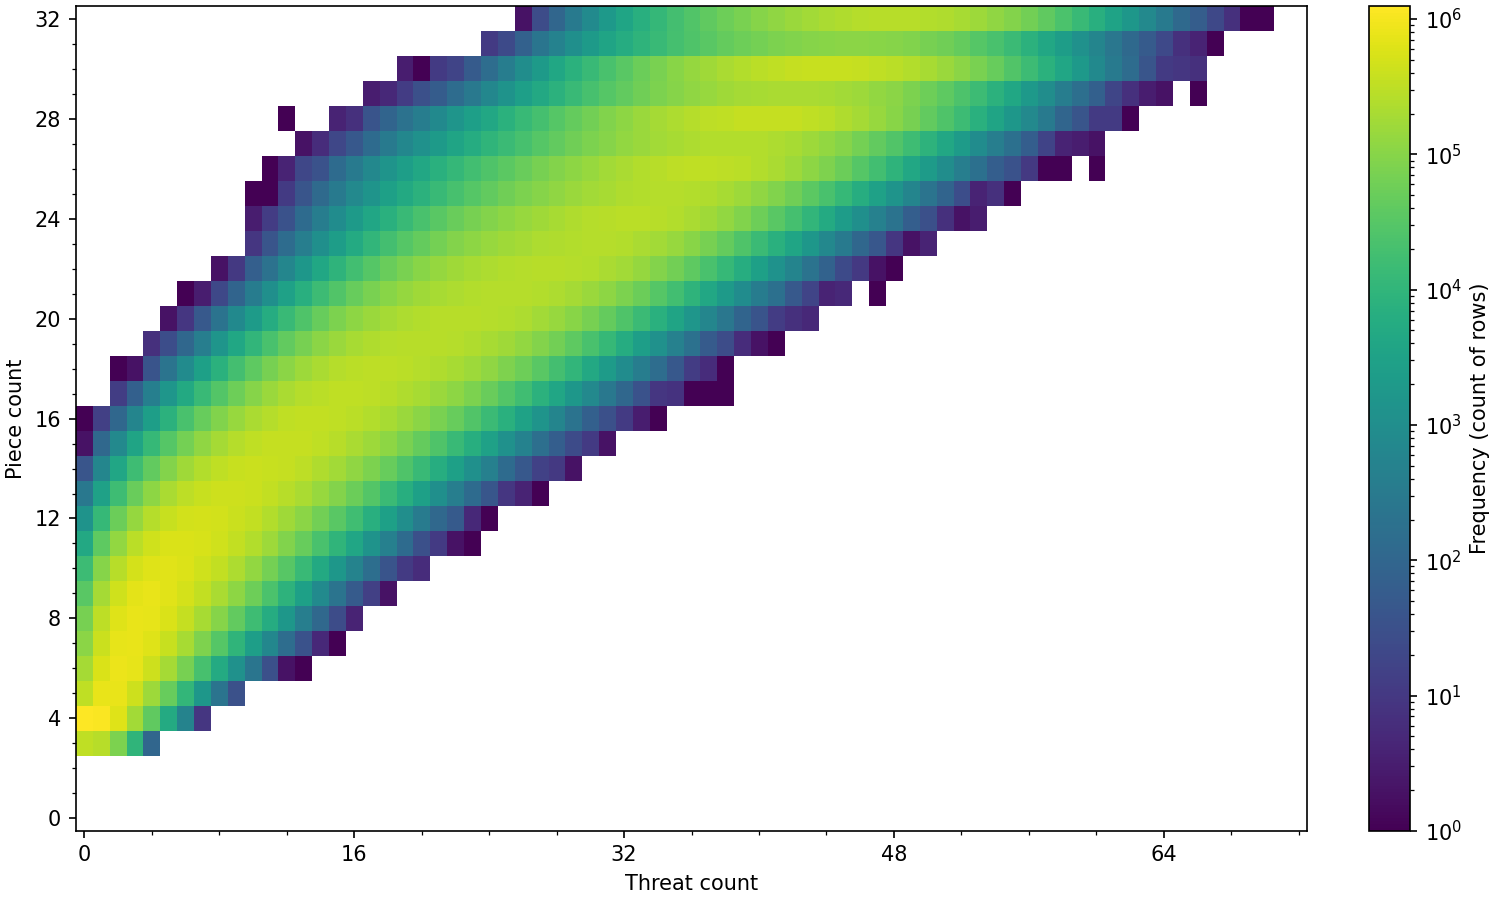

The Python source for this figure:
#!/usr/bin/env python3
"""
heatmap_pc_tc.py — Build a 2D heatmap from CSV rows of: piece_count, threat_count

- X axis: threat count (default range 0..256)
- Y axis: piece count  (default range 0..32)

Usage:
  python heatmap_pc_tc.py data.csv --out heatmap.png
  python heatmap_pc_tc.py data.csv --out heatmap.png --log
  python heatmap_pc_tc.py data.csv --header   # if the first row is a header
  python heatmap_pc_tc.py data.csv --xmin 0 --xmax 256 --ymin 0 --ymax 32

CSV format:
  Each line: <piece_count>,<threat_count>
  By default there is no header. If your file has a header row, pass --header.
"""

import argparse
import csv
import gzip
import io
import sys
from pathlib import Path

import numpy as np
import matplotlib.pyplot as plt
import matplotlib.ticker as mticker
import matplotlib.colors as mcolors


def open_maybe_gzip(path: Path):
    if str(path).endswith(".gz"):
        return io.TextIOWrapper(gzip.open(path, "rb"), encoding="utf-8", newline="")
    return open(path, "r", encoding="utf-8", newline="")


def build_counts_matrix(csv_path: Path, xmin: int, xmax: int, ymin: int, ymax: int,
                        sep: str = ",", has_header: bool = False,
                        clamp: bool = False):
    nx = xmax - xmin + 1
    ny = ymax - ymin + 1
    counts = np.zeros((ny, nx), dtype=np.int64)  # index as [y, x] => [piece, threat]

    with open_maybe_gzip(csv_path) as f:
        reader = csv.reader(f, delimiter=sep)
        if has_header:
            next(reader, None)
        bad_rows = 0
        for row in reader:
            if not row:
                continue
            try:
                pc = int(row[0])
                tc = int(row[1])
            except (ValueError, IndexError):
                bad_rows += 1
                continue

            if ymin <= pc <= ymax and xmin <= tc <= xmax:
                counts[pc - ymin, tc - xmin] += 1
            elif clamp:
                pc_clamped = min(max(pc, ymin), ymax)
                tc_clamped = min(max(tc, xmin), xmax)
                counts[pc_clamped - ymin, tc_clamped - xmin] += 1
            else:
                # skip out-of-range rows
                continue

    if bad_rows:
        print(f"[warn] Skipped {bad_rows} unparsable row(s).", file=sys.stderr)
    return counts


def plot_heatmap(counts: np.ndarray, xmin: int, xmax: int, ymin: int, ymax: int,
                 out_path: Path, title: str, log_scale: bool, dpi: int, grid: bool):
    # Align integer bins so cell centers fall on integer values.
    extent = [xmin - 0.5, xmax + 0.5, ymin - 0.5, ymax + 0.5]

    fig, ax = plt.subplots(figsize=(10, 6), constrained_layout=True)

    if log_scale:
        data = np.ma.masked_less_equal(counts, 0)  # mask zeros for LogNorm
        norm = mcolors.LogNorm(vmin=1, vmax=counts.max() if counts.max() > 0 else 1)
        img = ax.imshow(data, origin="lower", extent=extent, aspect="auto", norm=norm)
    else:
        img = ax.imshow(counts, origin="lower", extent=extent, aspect="auto")

    cbar = plt.colorbar(img, ax=ax)
    cbar.set_label("Frequency (count of rows)")

    ax.set_xlabel("Threat count")
    ax.set_ylabel("Piece count")
    if title:
        ax.set_title(title)

    # Ticks at sensible intervals
    ax.xaxis.set_major_locator(mticker.MultipleLocator(16))
    ax.xaxis.set_minor_locator(mticker.MultipleLocator(4))
    ax.yaxis.set_major_locator(mticker.MultipleLocator(4))
    ax.yaxis.set_minor_locator(mticker.MultipleLocator(1))

    if grid:
        ax.grid(which="major", linewidth=0.6, alpha=0.5)
        ax.grid(which="minor", linewidth=0.2, alpha=0.25)

    out_path.parent.mkdir(parents=True, exist_ok=True)
    fig.savefig(out_path, dpi=dpi)
    plt.close(fig)


def main():
    ap = argparse.ArgumentParser(description="Generate a 2D heatmap from piece/threat CSV.")
    ap.add_argument("csv", type=Path, help="Input CSV (optionally .gz)")
    ap.add_argument("--out", type=Path, default=Path("heatmap.png"), help="Output image path")
    ap.add_argument("--sep", default=",", help="CSV delimiter (default: ,)")
    ap.add_argument("--header", action="store_true", help="Set if the CSV has a header row")
    ap.add_argument("--xmin", type=int, default=0)
    ap.add_argument("--xmax", type=int, default=72)
    ap.add_argument("--ymin", type=int, default=0)
    ap.add_argument("--ymax", type=int, default=32)
    ap.add_argument("--clamp", action="store_true", help="Clamp out-of-range values into the range (else skip)")
    ap.add_argument("--log", action="store_true", help="Log color scale (good for heavy-tailed counts)")
    ap.add_argument("--title", default="", help="Plot title")
    ap.add_argument("--dpi", type=int, default=150, help="Output image DPI")
    ap.add_argument("--grid", action="store_true", help="Draw major/minor gridlines")
    args = ap.parse_args()

    counts = build_counts_matrix(
        args.csv, args.xmin, args.xmax, args.ymin, args.ymax,
        sep=args.sep, has_header=args.header, clamp=args.clamp
    )

    plot_heatmap(
        counts, args.xmin, args.xmax, args.ymin, args.ymax,
        args.out, args.title, args.log, args.dpi, args.grid
    )
    total = int(counts.sum())
    nz = int((counts > 0).sum())
    print(f"Saved {args.out} | total rows counted: {total} | non-empty cells: {nz}")


if __name__ == "__main__":
    main()
